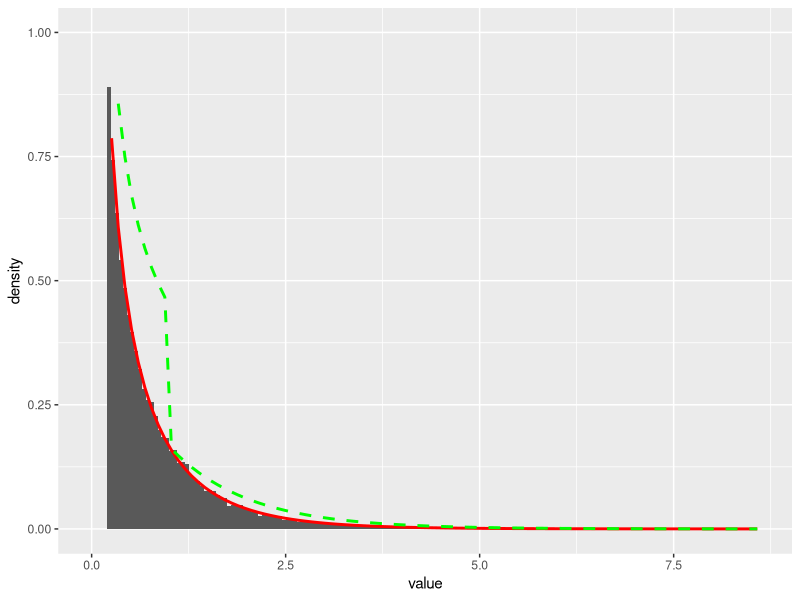

Here is the R script that generated this plot:
## ---- chunk 1
library(tidyverse)
library(magrittr)

dg <- function(x, rate = 1) {
  normalizing_constant <- rate * exp(1) / (rate + exp(1))
  d <- rep(0, length(x))
  left_indices <- 0 < x & x < 1
  right_indices <- 1 <= x
  d[left_indices] <- normalizing_constant * (x[left_indices] ** (rate - 1))
  d[right_indices] <- normalizing_constant * exp(-x[right_indices])
  return(d)
}

rg <- function(n, rate = 1) {
  u <- runif(n = n)
  boundary <- exp(1) / (rate + exp(1))
  left <- u < boundary
  right <- !left
  u[left] <- (u[left] / boundary) ** (1 / rate)
  u[right] <- -log((1 - u[right]) / (boundary * rate))
  return(enframe(u))
}

n <- 100000
rate <- 0.4

rf <- function(n, rate){
  dg_fixed <- partial(dg, rate=rate)
  df <- as_mapper(~1/gamma(rate)*.x^(rate - 1)*exp(-.x))
  
  c <- (rate + exp(1))/(rate*exp(1))/gamma(rate)
  alpha_mapper <- as_mapper(~1/c*df(.x)/dg_fixed(.x))
  
  xs <- rg(n, rate=rate) %>% use_series(value)
  alpha <- xs %>% map_dbl(alpha_mapper)
  
  accepted_xs <- xs %>% keep(runif(n) < alpha) %>% enframe
}

random_f <- rf(n, rate)

df <- as_mapper(~1/gamma(rate)*.x^(rate - 1)*exp(-.x))
dg_fixed <- partial(dg, rate=rate)
c <- (rate + exp(1))/(rate*exp(1))/gamma(rate)
dg_scaled <- as_mapper(~dg_fixed(.x)*c)

ggplot(random_f) +
  geom_histogram(aes(x=value, y=..density..), binwidth=0.05, boundary=0) + 
  stat_function(fun=df, color='red', size=1) + 
  stat_function(fun=dg_scaled, color='green', size=1, linetype="dashed") + 
  ylim(0, 1) +
  xlim(0, NA)

print(paste("Acceptance probability:", 1/c))

